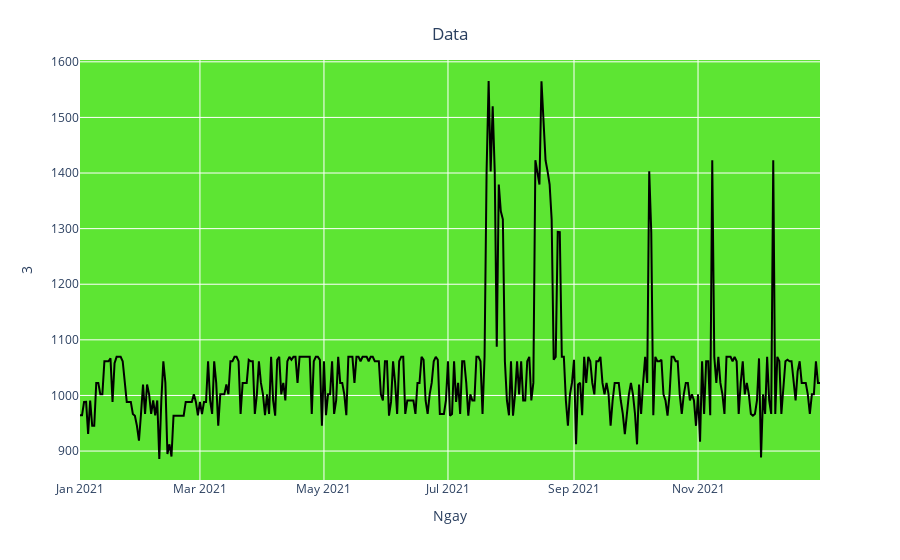

Notebook cell for this chart:
### Code cell
import plotly.express as px
fig = px.line(y=df['8'], x=df['Ngay'])
fig.update_traces(line_color='black') 
fig.update_layout(xaxis_title="Ngay", 
                  yaxis_title="3",
                  title={'text': "Data", 'y':0.95, 'x':0.5, 'xanchor':'center', 'yanchor':'top'},
                  plot_bgcolor='rgba(53,223,0,0.8)')

### Figure 1 — Plotly figure (JSON) as saved in the notebook; plotly's stock layout.template omitted (floating-point values rounded to 4 significant figures; data arrays with more than 128 entries replaced by an {"elided": "..."} marker saying what was removed)
{"data": [{"hovertemplate": "x=%{x}<br>y=%{y}<extra></extra>", "legendgroup": "", "line": {"color": "black", "dash": "solid"}, "marker": {"symbol": "circle"}, "mode": "lines", "name": "", "orientation": "v", "showlegend": false, "type": "scatter", "x": {"elided": "365 str values"}, "xaxis": "x", "y": {"elided": "365 float values"}, "yaxis": "y"}], "layout": {"autosize": true, "legend": {"tracegroupgap": 0}, "margin": {"t": 60}, "plot_bgcolor": "rgba(53,223,0,0.8)", "title": {"text": "Data", "x": 0.5, "xanchor": "center", "y": 0.95, "yanchor": "top"}, "xaxis": {"anchor": "y", "autorange": true, "domain": [0, 1], "range": ["2021-01-01", "2021-12-31"], "title": {"text": "Ngay"}, "type": "date"}, "yaxis": {"anchor": "x", "autorange": true, "domain": [0, 1], "range": [847.9, 1603.0], "title": {"text": "3"}, "type": "linear"}}}
